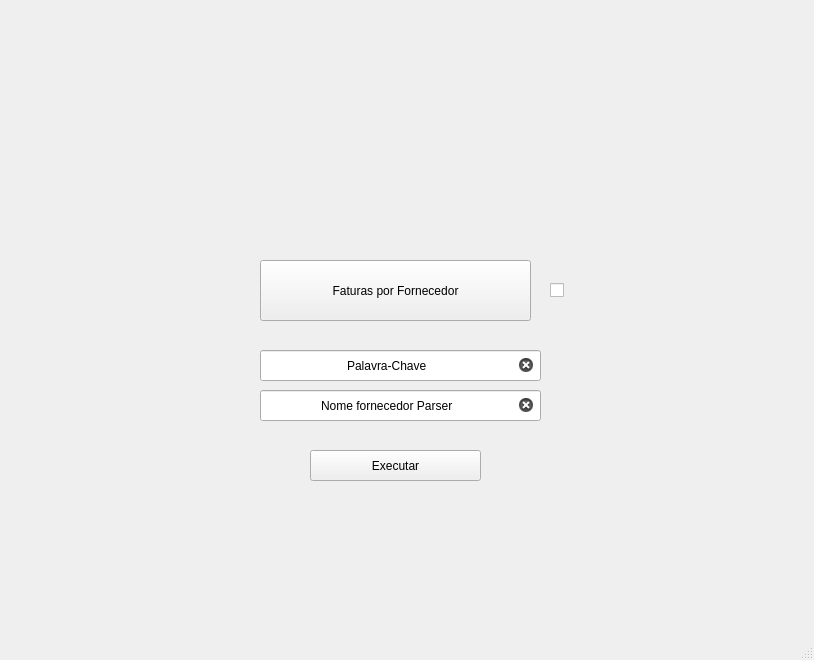
<?xml version="1.0" encoding="UTF-8"?>
<ui version="4.0">
 <class>SAM</class>
 <widget class="QMainWindow" name="SAM">
  <property name="enabled">
   <bool>true</bool>
  </property>
  <property name="geometry">
   <rect>
    <x>0</x>
    <y>0</y>
    <width>814</width>
    <height>660</height>
   </rect>
  </property>
  <property name="windowTitle">
   <string>SAM</string>
  </property>
  <property name="toolTip">
   <string/>
  </property>
  <property name="statusTip">
   <string/>
  </property>
  <property name="layoutDirection">
   <enum>Qt::LeftToRight</enum>
  </property>
  <widget class="QWidget" name="centralwidget">
   <widget class="QLabel" name="label">
    <property name="geometry">
     <rect>
      <x>-800</x>
      <y>-160</y>
      <width>1611</width>
      <height>800</height>
     </rect>
    </property>
    <property name="text">
     <string/>
    </property>
    <property name="pixmap">
     <pixmap>Fundo_azul_linhas.jpg</pixmap>
    </property>
   </widget>
   <widget class="QLabel" name="label_2">
    <property name="geometry">
     <rect>
      <x>0</x>
      <y>0</y>
      <width>211</width>
      <height>51</height>
     </rect>
    </property>
    <property name="text">
     <string/>
    </property>
    <property name="pixmap">
     <pixmap>png guiando (2).png</pixmap>
    </property>
   </widget>
   <widget class="QPushButton" name="pushButton">
    <property name="geometry">
     <rect>
      <x>260</x>
      <y>260</y>
      <width>271</width>
      <height>61</height>
     </rect>
    </property>
    <property name="text">
     <string>Faturas por Fornecedor</string>
    </property>
   </widget>
   <widget class="QPushButton" name="pushButton_4">
    <property name="geometry">
     <rect>
      <x>310</x>
      <y>450</y>
      <width>171</width>
      <height>31</height>
     </rect>
    </property>
    <property name="text">
     <string>Executar</string>
    </property>
   </widget>
   <widget class="QCheckBox" name="checkBox">
    <property name="geometry">
     <rect>
      <x>550</x>
      <y>270</y>
      <width>61</width>
      <height>41</height>
     </rect>
    </property>
    <property name="text">
     <string/>
    </property>
    <property name="iconSize">
     <size>
      <width>20</width>
      <height>300</height>
     </size>
    </property>
   </widget>
   <widget class="QLineEdit" name="lineEdit">
    <property name="geometry">
     <rect>
      <x>260</x>
      <y>350</y>
      <width>281</width>
      <height>31</height>
     </rect>
    </property>
    <property name="text">
     <string>Palavra-Chave</string>
    </property>
    <property name="alignment">
     <set>Qt::AlignCenter</set>
    </property>
    <property name="clearButtonEnabled">
     <bool>true</bool>
    </property>
   </widget>
   <widget class="QLineEdit" name="lineEdit_2">
    <property name="geometry">
     <rect>
      <x>260</x>
      <y>390</y>
      <width>281</width>
      <height>31</height>
     </rect>
    </property>
    <property name="autoFillBackground">
     <bool>false</bool>
    </property>
    <property name="text">
     <string>Nome fornecedor Parser</string>
    </property>
    <property name="alignment">
     <set>Qt::AlignCenter</set>
    </property>
    <property name="clearButtonEnabled">
     <bool>true</bool>
    </property>
   </widget>
  </widget>
  <widget class="QMenuBar" name="menubar">
   <property name="geometry">
    <rect>
     <x>0</x>
     <y>0</y>
     <width>814</width>
     <height>21</height>
    </rect>
   </property>
  </widget>
  <widget class="QStatusBar" name="statusbar"/>
 </widget>
 <resources/>
 <connections/>
</ui>
